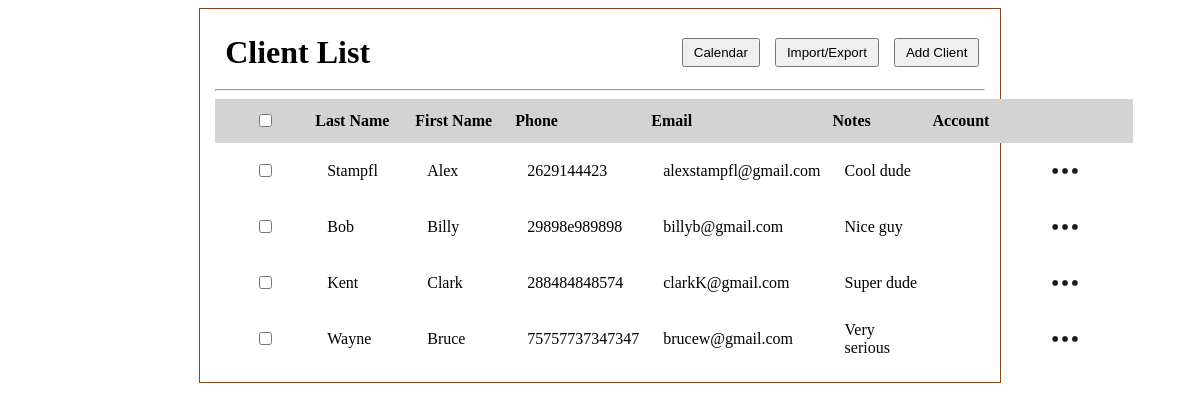
Page /client_list on the committed database.
### tables this page shows
CREATE TABLE clients (
              id INTEGER PRIMARY KEY AUTOINCREMENT,
              first_name TEXT,
              last_name TEXT,
              phone TEXT,
              email TEXT,
              status TEXT
            , client_id INTEGER, notes TEXT);

### app.py (the view)
@app.route('/client_list')
def client_list():
    conn = sqlite3.connect(DB_PATH)  # connects to sqlite database file named client.db, conn is the connection object used to talk to db
    c = conn.cursor() # cursor object lets you execute SQL statements (queries) against db
    c.execute('SELECT * FROM clients')
    clients = c.fetchall() # Fetches all rows that query returned, clients is a list of tuples
    conn.close()
    return render_template('client_list.html', clients=clients)

### templates/client_list.html (shortened to what this page needs)
<!DOCTYPE html>
<html lang="en">
<head>
     <link rel="stylesheet" href="{{ url_for('static', filename = 'main.css') }}">
</head>
<body>
    <div id="client_list">
            <div class="header-row">
                <h1 id="client_list_h1">Client List</h1>
                <div class="header-buttons">
                    <button id="go_to_calendar">Calendar</button>
                    <button id="export_client_list">Import/Export</button>
                    <button id="add_client">Add Client</button>
                </div>
            </div>
        <hr>
        <table>
            <thead>
                <tr id="client_list_headers">
                    <th><input type="checkbox"></th>
                    <th>Last Name</th>
                    <th>First Name</th>
                    <th>Phone</th>
                    <th>Email</th>
                    <th>Notes</th>
                    <th>Account</th>
                    <th></th>
                </tr>
            </thead>
            <tbody id="clientTableBody">
                {% for client in clients %}
                <tr>
                    <td><input type="checkbox"></td>
                    <td>{{ client[2] if client[2] else "" }}</td>
                    <td>{{ client[1] if client[1] else "" }}</td>
                    <td>{{ client[3] if client[3] else "" }}</td>
                    <td>{{ client[4] if client[4] else "" }}</td>
                    <td>{{ client[7] if client[7] else "" }}</td>
                    <td>{{ client[5] if client[5] else "" }}</td>
                    <td class="menu_cell">
                        <div class="menu-container">
                            <img class="meatballs" src = "{{ url_for('static', filename='img/meatball_menu.png') }}" alt="3 dots">
                        </div>
                    </td>
                </tr>
                {% endfor %}
            </tbody>
        </table>
    </div>
</body>
</html>

### static/main.css (style rules this page uses)
#client_list { text-align: center; max-width: 65%; top: 10%; left: 50%; border: 1px solid saddlebrown; height: 100%; margin: 0 auto; padding: 15px; }
table { border-collapse: collapse; width: 100%; }
th, td { padding: 8px 12px; text-align: left; }
#client_list table th:first-child, #client_list table td:first-child { width: 40px; text-align: center; }
table th { padding: 12px 0px 12px 0px; margin: 0 auto; min-width: 100px; text-align: left; }
.header-row { display: flex; justify-content: space-between; align-items: center; width: 98%; padding: 10px; }
.header-buttons { display: flex; gap: 15px; }
#client_list_h1 { display: inline-flex; margin: 0; }
#add_client { padding: 5px 10px; }
#go_to_calendar { padding: 5px 10px; }
#export_client_list { padding: 5px 10px; }
#client_list_headers { background-color: lightgray; }
.menu-container { position: relative; display: inline-block; }
.meatballs { width: 40px; height: 40px; vertical-align: middle; cursor: pointer; }

### rows in the picture
clients: last_name "Stampfl", first_name "Alex", phone "2629144423", email "alexstampfl@gmail.com", notes "Cool dude"
clients: last_name "Bob", first_name "Billy", phone "29898e989898", email "billyb@gmail.com", notes "Nice guy"
clients: last_name "Kent", first_name "Clark", phone "288484848574", email "clarkK@gmail.com", notes "Super dude"
clients: last_name "Wayne", first_name "Bruce", phone "75757737347347", email "brucew@gmail.com", notes "Very serious"
